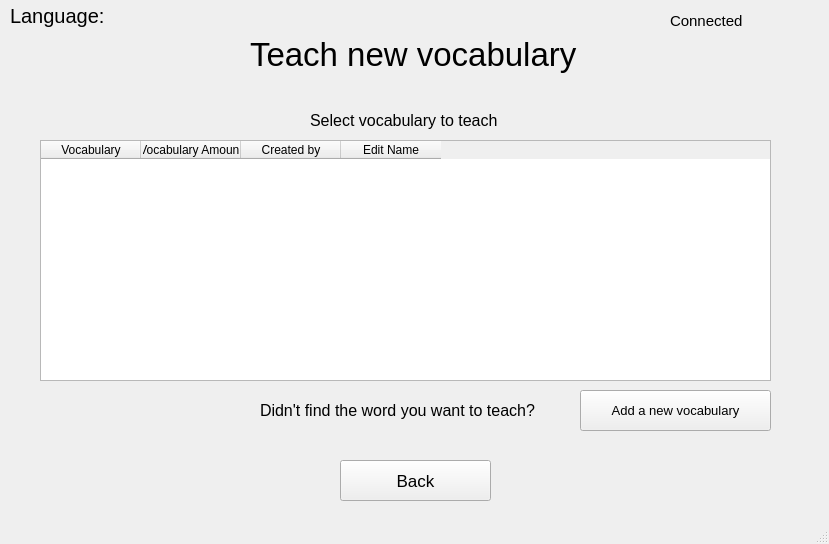
<?xml version="1.0" encoding="UTF-8"?>
<ui version="4.0">
 <class>MainWindow</class>
 <widget class="QMainWindow" name="MainWindow">
  <property name="geometry">
   <rect>
    <x>0</x>
    <y>0</y>
    <width>829</width>
    <height>544</height>
   </rect>
  </property>
  <property name="windowTitle">
   <string>MainWindow</string>
  </property>
  <widget class="QWidget" name="centralwidget">
   <widget class="QLabel" name="connectionLabel">
    <property name="geometry">
     <rect>
      <x>670</x>
      <y>10</y>
      <width>121</width>
      <height>21</height>
     </rect>
    </property>
    <property name="font">
     <font>
      <pointsize>11</pointsize>
     </font>
    </property>
    <property name="text">
     <string>Connected</string>
    </property>
   </widget>
   <widget class="QPushButton" name="backButton">
    <property name="geometry">
     <rect>
      <x>340</x>
      <y>460</y>
      <width>151</width>
      <height>41</height>
     </rect>
    </property>
    <property name="font">
     <font>
      <pointsize>13</pointsize>
     </font>
    </property>
    <property name="text">
     <string>Back</string>
    </property>
   </widget>
   <widget class="QLabel" name="label_3">
    <property name="geometry">
     <rect>
      <x>310</x>
      <y>100</y>
      <width>191</width>
      <height>41</height>
     </rect>
    </property>
    <property name="font">
     <font>
      <pointsize>12</pointsize>
     </font>
    </property>
    <property name="text">
     <string>Select vocabulary to teach</string>
    </property>
   </widget>
   <widget class="QTableWidget" name="vocabularyTable">
    <property name="geometry">
     <rect>
      <x>40</x>
      <y>140</y>
      <width>731</width>
      <height>241</height>
     </rect>
    </property>
    <column>
     <property name="text">
      <string>Vocabulary</string>
     </property>
    </column>
    <column>
     <property name="text">
      <string>Vocabulary Amount</string>
     </property>
    </column>
    <column>
     <property name="text">
      <string>Created by</string>
     </property>
    </column>
    <column>
     <property name="text">
      <string>Edit Name</string>
     </property>
    </column>
   </widget>
   <widget class="QLabel" name="label">
    <property name="geometry">
     <rect>
      <x>250</x>
      <y>30</y>
      <width>533</width>
      <height>48</height>
     </rect>
    </property>
    <property name="minimumSize">
     <size>
      <width>533</width>
      <height>48</height>
     </size>
    </property>
    <property name="font">
     <font>
      <pointsize>25</pointsize>
     </font>
    </property>
    <property name="text">
     <string>Teach new vocabulary</string>
    </property>
   </widget>
   <widget class="QPushButton" name="addVocButton">
    <property name="geometry">
     <rect>
      <x>580</x>
      <y>390</y>
      <width>191</width>
      <height>41</height>
     </rect>
    </property>
    <property name="font">
     <font>
      <pointsize>10</pointsize>
     </font>
    </property>
    <property name="text">
     <string>Add a new vocabulary</string>
    </property>
   </widget>
   <widget class="QLabel" name="label_4">
    <property name="geometry">
     <rect>
      <x>260</x>
      <y>390</y>
      <width>311</width>
      <height>41</height>
     </rect>
    </property>
    <property name="font">
     <font>
      <pointsize>12</pointsize>
     </font>
    </property>
    <property name="text">
     <string>Didn't find the word you want to teach?</string>
    </property>
   </widget>
   <widget class="QLabel" name="languagelabel">
    <property name="geometry">
     <rect>
      <x>10</x>
      <y>0</y>
      <width>601</width>
      <height>31</height>
     </rect>
    </property>
    <property name="font">
     <font>
      <pointsize>15</pointsize>
     </font>
    </property>
    <property name="text">
     <string>Language: </string>
    </property>
   </widget>
  </widget>
  <widget class="QStatusBar" name="statusbar"/>
 </widget>
 <resources/>
 <connections/>
</ui>
